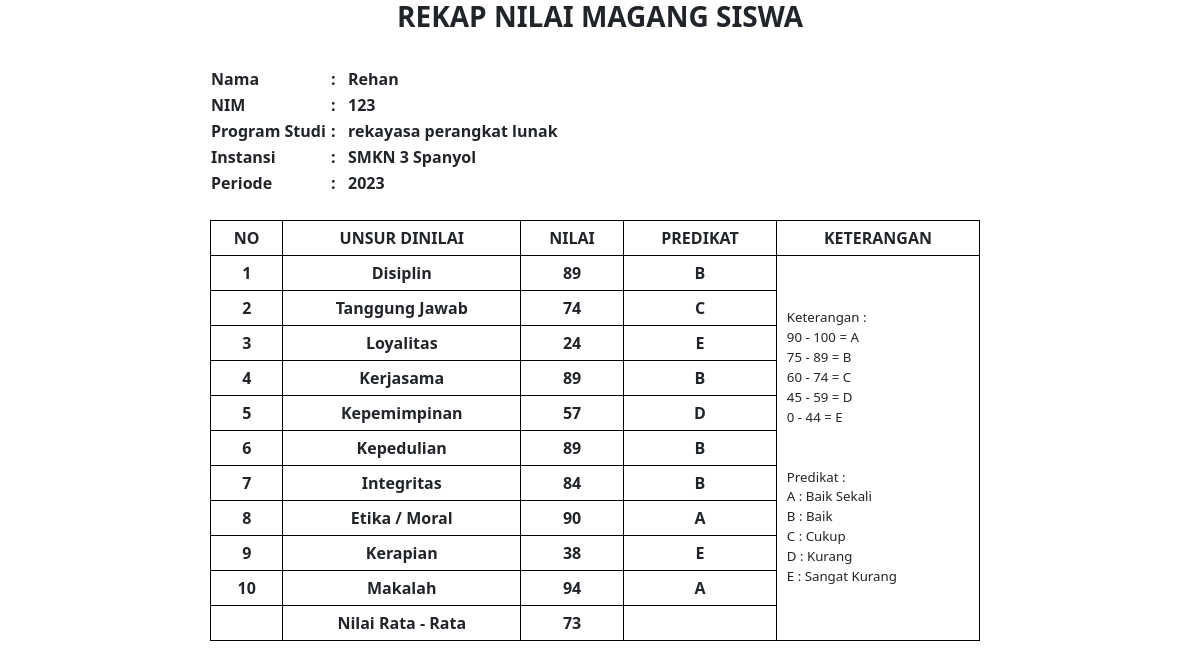
The page /admin/lembar_nilai.php?nim=123 (signed in) on the database its author committed.
### tables this page shows
CREATE TABLE `peserta` (
  `id_peserta` int(11) NOT NULL,
  `nim` varchar(25) NOT NULL,
  `nama` varchar(50) NOT NULL,
  `instansi` varchar(50) NOT NULL,
  `jurusan` varchar(30) NOT NULL,
  `tgl_mulai` date NOT NULL,
  `tgl_selesai` date NOT NULL,
  `gender` enum('L','P') NOT NULL,
  `agama` varchar(10) NOT NULL,
  `email` varchar(50) NOT NULL,
  `no_wa` varchar(15) NOT NULL,
  `status` varchar(15) NOT NULL
);

CREATE TABLE `nilai` (
  `id_nilai` int(11) NOT NULL,
  `nim` varchar(25) NOT NULL,
  `nama` varchar(50) NOT NULL,
  `disiplin` int(5) NOT NULL,
  `tanggungjawab` int(5) NOT NULL,
  `loyalitas` int(5) NOT NULL,
  `kerjasama` int(5) NOT NULL,
  `pemimpin` int(5) NOT NULL,
  `peduli` int(5) NOT NULL,
  `integritas` int(5) NOT NULL,
  `etika` int(5) NOT NULL,
  `rapi` int(5) NOT NULL,
  `makalah` int(5) NOT NULL,
  `nilai_rata` int(5) NOT NULL
);

### admin/lembar_nilai.php (the view, shortened to what this page needs)
<?php
include "../config.php";
$nim = $_GET['nim'];
$nilai = mysqli_query($koneksi, "SELECT * FROM nilai WHERE nim='$nim'");
$peserta = mysqli_query($koneksi, "SELECT * FROM peserta WHERE nim='$nim'");
function predikat($angka){
  if($angka >= 90 && $angka <= 100){
    echo "A";
  } elseif($angka >= 75 && $angka < 90){
    echo "B";
  } elseif($angka >= 60 && $angka < 75){
    echo "C";
  } elseif($angka >= 45 && $angka < 60){
    echo "D";
  } elseif($angka >= 0 && $angka < 45){
    echo "E";
  }
}
?>
<!DOCTYPE html>
<html lang="en">
<head>
  <link href="../public/vendor/bootstrap/css/bootstrap.min.css" rel="stylesheet">
</head>
<body>
  <h3 class="text-center fw-bold">REKAP NILAI MAGANG SISWA</h3>
  <div class="container" style="padding: 2% 15% 0;">
    <?php foreach($peserta as $row){ ?>
    <table class="fw-bold">
      <tr>
        <td style="width: 120px;">Nama</td>
        <td>: &nbsp; <?php echo $row['nama']; ?></td>
      </tr>
      <tr>
        <td style="width: 110px;">NIM</td>
        <td>: &nbsp; <?php echo $row['nim']; ?></td>
      </tr>
      <?php foreach($peserta as $row_1){ ?>
        <tr>
          <td style="width: 110px;">Program Studi</td>
          <td>: &nbsp; <?php echo $row_1['jurusan']; ?></td>
        </tr>
        <tr>
          <td style="width: 110px;">Instansi</td>
          <td>: &nbsp; <?php echo $row_1['instansi']; ?></td>
        </tr>
        <tr>
          <td style="width: 110px;">Periode</td>
          <td>: &nbsp; <?php echo date('Y', strtotime($row_1['tgl_mulai'])); ?></td>
        </tr>
      <?php } ?>
    </table>
    <?php } ?>
    <table class="text-center fw-bold mt-4 tabel-nilai">
      <tr>
        <td>NO</td>
        <td>UNSUR DINILAI</td>
        <td>NILAI</td>
        <td>PREDIKAT</td>
        <td>KETERANGAN</td>
      </tr>
      <?php foreach($nilai as $row_1){ ?>
      <tr>
        <td>1</td>
        <td>Disiplin</td>
        <td><?php echo $row_1['disiplin']; ?></td>
        <td><?php predikat($row_1['disiplin']); ?></td>
        <td rowspan="11" class="fw-normal text-start" style="font-size: 0.83rem;">
          Keterangan : <br>
          90 - 100 = A <br>
          75 - 89 = B <br>
          60 - 74 = C <br>
          45 - 59 = D <br>
          0 - 44 = E <br>
          <br> <br>
          Predikat : <br>
          A : Baik Sekali <br>
          B : Baik <br>
          C : Cukup <br>
          D : Kurang <br>
          E : Sangat Kurang
        </td>
      </tr>
      <tr>
        <td>2</td>
        <td>Tanggung Jawab</td>
        <td><?php echo $row_1['tanggungjawab']; ?></td>
        <td><?php predikat($row_1['tanggungjawab']); ?></td>
      </tr>
      <tr>
        <td>3</td>
        <td>Loyalitas</td>
        <td><?php echo $row_1['loyalitas']; ?></td>
        <td><?php predikat($row_1['loyalitas']); ?></td>
      </tr>
      <tr>
        <td>4</td>
        <td>Kerjasama</td>
        <td><?php echo $row_1['kerjasama']; ?></td>
        <td><?php predikat($row_1['kerjasama']); ?></td>
      </tr>
      <tr>
        <td>5</td>
        <td>Kepemimpinan</td>
        <td><?php echo $row_1['pemimpin']; ?></td>
        <td><?php predikat($row_1['pemimpin']); ?></td>
      </tr>
      <tr>
        <td>6</td>
        <td>Kepedulian</td>
        <td><?php echo $row_1['peduli']; ?></td>
        <td><?php predikat($row_1['peduli']); ?></td>
      </tr>
      <tr>
        <td>7</td>
        <td>Integritas</td>
        <td><?php echo $row_1['integritas']; ?></td>
        <td><?php predikat($row_1['integritas']); ?></td>
      </tr>
      <tr>
        <td>8</td>
        <td>Etika / Moral</td>
        <td><?php echo $row_1['etika']; ?></td>
        <td><?php predikat($row_1['etika']); ?></td>
      </tr>
      <tr>
        <td>9</td>
        <td>Kerapian</td>
        <td><?php echo $row_1['rapi']; ?></td>
        <td><?php predikat($row_1['rapi']); ?></td>
      </tr>
      <tr>
        <td>10</td>
        <td>Makalah</td>
        <td><?php echo $row_1['makalah']; ?></td>
        <td><?php predikat($row_1['makalah']); ?></td>
      </tr>
      <tr>
        <td></td>
        <td>Nilai Rata - Rata</td>
        <td><?php echo $row_1['nilai_rata']; ?></td>
        <td></td>
      </tr>
      <?php } ?>
    </table>
  </div>
</body>
</html>

### admin/lembar_nilai.php (style rules this page uses)
.tabel-nilai { width: 770px; }
.tabel-nilai tr td { border: 1px solid #000; padding: 5px 10px; }

### rows shown on the page
peserta: nama "Rehan", nim "123", jurusan "rekayasa perangkat lunak", instansi "SMKN 3 Spanyol", tgl_mulai "2023"
nilai: disiplin "89", shows "B B B B", tanggungjawab "74", loyalitas "24", kerjasama "89", pemimpin "57", peduli "89", integritas "84", etika "90", rapi "38", makalah "94", nilai_rata "73"
